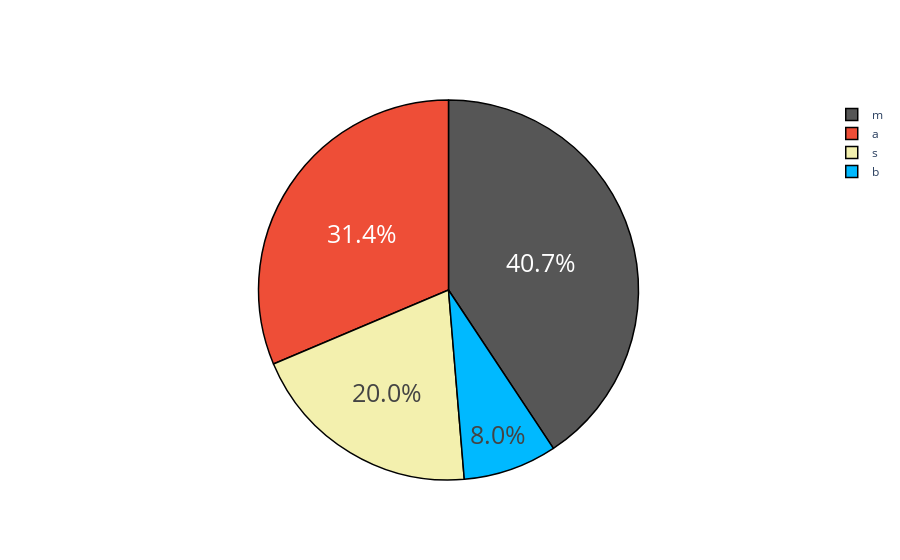

Here is the notebook cell this chart was saved with:
### Code cell
import plotly.graph_objects as go
colors = ['#ee4e37','#00b9ff','#f3f0ae','#565656']

fig = go.Figure(data=[go.Pie(labels=df.type,
                             values=df.BAV4)])
fig.update_traces(hoverinfo='label+percent', textinfo='percent', texttemplate='%{percent:.1%}', textfont_size=25,
                  marker=dict(colors=colors, line=dict(color='#000000', width=1.5)))
fig.update_layout({
'plot_bgcolor': 'rgba(0, 0, 0, 0)',
'paper_bgcolor': 'rgba(0, 0, 0, 0)',
})

fig.show()
fig.write_image("figs/bav4_bedforms.png", scale=25)

### Figure 1 — Plotly figure (JSON) as saved in the notebook; plotly's stock layout.template omitted (floating-point values rounded to 4 significant figures)
{"data": [{"hoverinfo": "label+percent", "labels": ["a", "b", "s", "m"], "marker": {"colors": ["#ee4e37", "#00b9ff", "#f3f0ae", "#565656"], "line": {"color": "#000000", "width": 1.5}}, "textfont": {"size": 25}, "textinfo": "percent", "texttemplate": "%{percent:.1%}", "type": "pie", "values": [11.48, 2.923, 7.309, 14.9]}], "layout": {"paper_bgcolor": "rgba(0, 0, 0, 0)", "plot_bgcolor": "rgba(0, 0, 0, 0)"}}
